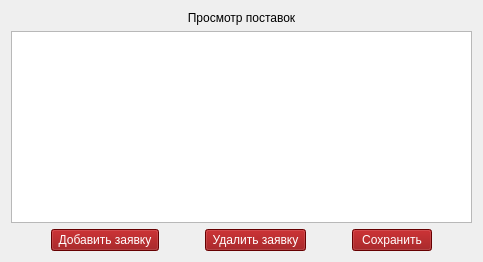
        <widget class="QWidget" name="page_6">
         <layout class="QVBoxLayout" name="verticalLayout_30">
          <item>
           <layout class="QHBoxLayout" name="horizontalLayout_46">
            <item>
             <widget class="QLabel" name="label_38">
              <property name="styleSheet">
               <string notr="true">font: 11pt &quot;Comic Sans MS&quot;;</string>
              </property>
              <property name="text">
               <string>Просмотр поставок</string>
              </property>
              <property name="alignment">
               <set>Qt::AlignCenter</set>
              </property>
             </widget>
            </item>
           </layout>
          </item>
          <item>
           <widget class="QTableWidget" name="table_pr_od"/>
          </item>
          <item>
           <layout class="QHBoxLayout" name="horizontalLayout_47">
            <item>
             <spacer name="horizontalSpacer_39">
              <property name="orientation">
               <enum>Qt::Horizontal</enum>
              </property>
              <property name="sizeHint" stdset="0">
               <size>
                <width>40</width>
                <height>20</height>
               </size>
              </property>
             </spacer>
            </item>
            <item>
             <widget class="QPushButton" name="btn_add_pr_od">
              <property name="styleSheet">
               <string notr="true">background-color: rgb(143, 0, 2);
font: 9pt &quot;Comic Sans MS&quot;;
color: rgb(255, 255, 255);</string>
              </property>
              <property name="text">
               <string> Добавить заявку </string>
              </property>
             </widget>
            </item>
            <item>
             <spacer name="horizontalSpacer_42">
              <property name="orientation">
               <enum>Qt::Horizontal</enum>
              </property>
              <property name="sizeHint" stdset="0">
               <size>
                <width>40</width>
                <height>20</height>
               </size>
              </property>
             </spacer>
            </item>
            <item>
             <widget class="QPushButton" name="btn_delete_pr_od">
              <property name="styleSheet">
               <string notr="true">background-color: rgb(143, 0, 2);
font: 9pt &quot;Comic Sans MS&quot;;
color: rgb(255, 255, 255);</string>
              </property>
              <property name="text">
               <string> Удалить заявку </string>
              </property>
             </widget>
            </item>
            <item>
             <spacer name="horizontalSpacer_40">
              <property name="orientation">
               <enum>Qt::Horizontal</enum>
              </property>
              <property name="sizeHint" stdset="0">
               <size>
                <width>40</width>
                <height>20</height>
               </size>
              </property>
             </spacer>
            </item>
            <item>
             <widget class="QPushButton" name="btn_save_pr_od">
              <property name="styleSheet">
               <string notr="true">background-color: rgb(143, 0, 2);
font: 9pt &quot;Comic Sans MS&quot;;
color: rgb(255, 255, 255);</string>
              </property>
              <property name="text">
               <string> Сохранить </string>
              </property>
             </widget>
            </item>
            <item>
             <spacer name="horizontalSpacer_41">
              <property name="orientation">
               <enum>Qt::Horizontal</enum>
              </property>
              <property name="sizeHint" stdset="0">
               <size>
                <width>40</width>
                <height>20</height>
               </size>
              </property>
             </spacer>
            </item>
           </layout>
          </item>
         </layout>
        </widget>
